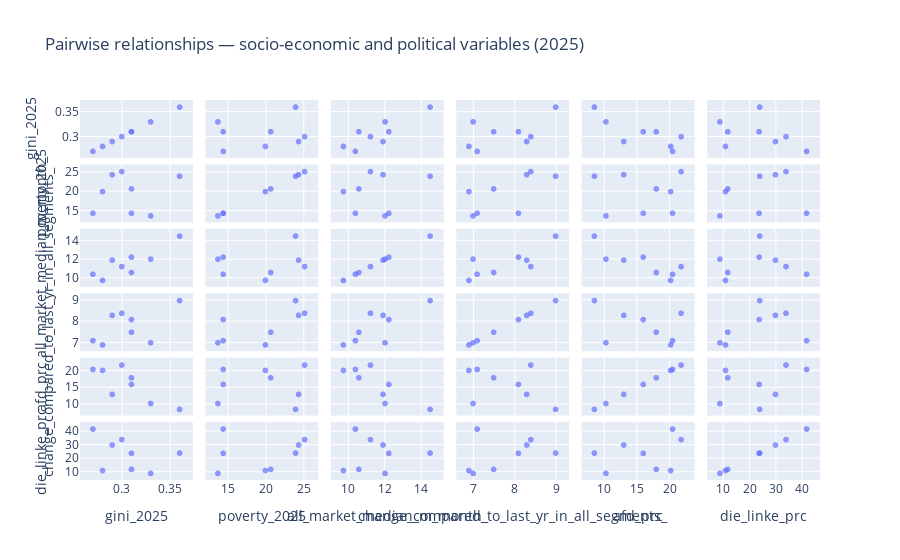

The notebook cell this image was saved under:
### Markdown cell above
##we do it one more time for year 2025 and we will compare them all in the end

### Code cell
#Step 2    2025

# scatter-matrix with hover labels
import plotly.express as px

fig = px.scatter_matrix(
    merged_2025,
    dimensions=[
        "gini_2025", "poverty_2025",
        "all_market_median_m_month_",
        "change_compared_to_last_yr_in_all_segments_",
        "afd_prc", "die_linke_prc"
    ],
    hover_name="district",
    title="Pairwise relationships — socio-economic and political variables (2025)"
)
fig.update_traces(marker=dict(size=6, opacity=0.7))
fig.show()

### Figure 1 — Plotly figure (JSON) as saved in the notebook; plotly's stock layout.template omitted (floating-point values rounded to 4 significant figures)
{"data": [{"dimensions": [{"axis": {"matches": true}, "label": "gini_2025", "values": [0.36, 0.31, 0.28, 0.33, 0.29, 0.27, 0.3, 0.31]}, {"axis": {"matches": true}, "label": "poverty_2025", "values": [24.0, 14.4, 20.0, 13.7, 24.4, 14.4, 25.2, 20.7]}, {"axis": {"matches": true}, "label": "all_market_median_m_month_", "values": [14.52, 12.25, 9.75, 12.04, 11.93, 10.41, 11.24, 10.6]}, {"axis": {"matches": true}, "label": "change_compared_to_last_yr_in_all_segments_", "values": [9.0, 8.1, 6.9, 7.0, 8.3, 7.1, 8.4, 7.5]}, {"axis": {"matches": true}, "label": "afd_prc", "values": [8.52, 16.03, 20.25, 10.29, 13.04, 20.54, 21.86, 18.03]}, {"axis": {"matches": true}, "label": "die_linke_prc", "values": [23.95, 23.74, 10.91, 8.78, 29.97, 41.84, 33.98, 11.77]}], "hovertemplate": "<b>%{hovertext}</b><br><br>%{xaxis.title.text}=%{x}<br>%{yaxis.title.text}=%{y}<extra></extra>", "hovertext": ["Mitte", "Pankow", "Spandau", "Steglitz-Zehlendorf", "Neukoelln", "Treptow-Koepenick", "Lichtenberg", "Reinickendorf"], "legendgroup": "", "marker": {"color": "#636efa", "opacity": 0.7, "size": 6, "symbol": "circle"}, "name": "", "showlegend": false, "type": "splom"}], "layout": {"dragmode": "select", "legend": {"tracegroupgap": 0}, "title": {"text": "Pairwise relationships — socio-economic and political variables (2025)"}}}
